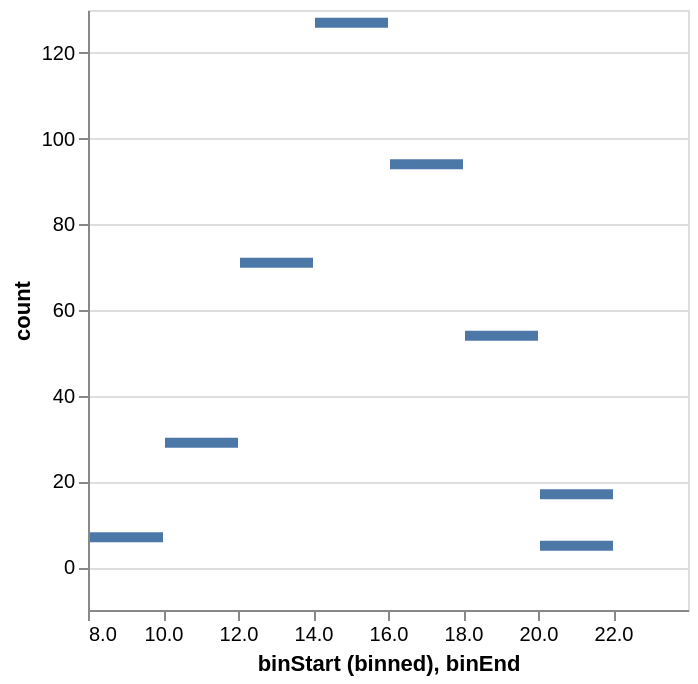

Write the Vega-Lite specification saved for this chart.
### Vega-Lite specification from a JSON file in a GitHub repository (floating-point values rounded to 4 significant figures)
{"$schema": "https://vega.github.io/schema/vega-lite/v5.json", "data": {"values": [{"binEnd": 10, "binStart": 8, "count": 7}, {"binEnd": 12, "binStart": 10, "count": 29}, {"binEnd": 14, "binStart": 12, "count": 71}, {"binEnd": 16, "binStart": 14, "count": 127}, {"binEnd": 18, "binStart": 16, "count": 94}, {"binEnd": 20, "binStart": 18, "count": 54}, {"binEnd": 22, "binStart": 20, "count": 17}, {"binEnd": 24, "binStart": 22, "count": 5}]}, "encoding": {"x": {"bin": {"step": 2}, "field": "binStart", "type": "quantitative"}, "x2": {"field": "binEnd"}, "y": {"field": "count", "type": "quantitative"}}, "mark": "bar"}
